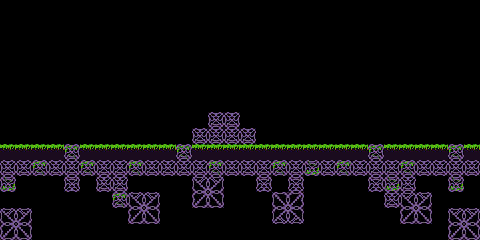

Below is a game level as drawn by its tile map, then a one-line description and the .tmx that defines it (tile-layer data replaced by summaries):
An orthogonal 30x15 tile map with 16x16 px tiles, 1 tile layer (Tile Layer 1) and 2 objects (spawn, enemy).

<map version="1.0" orientation="orthogonal" width="30" height="15" tilewidth="16" tileheight="16">
 <tileset firstgid="1" name="tiles" tilewidth="16" tileheight="16">
  <image source="../art/tiles.png" width="256" height="256" />
 </tileset>
 <layer name="Tile Layer 1" width="30" height="15">
  <properties>
   <property name="solid" value="1" />
  </properties>
  <data>[450 cells, 186 non-empty, 14 distinct tile ids]</data>
 </layer>
 <objectgroup name="Object Layer 1" width="30" height="15">
  <object name="spawn" x="225" y="49" />
  <object name="enemy" x="80" y="98" />
 </objectgroup>
</map>